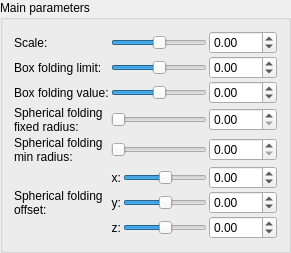
    <widget class="QGroupBox" name="groupBox">
     <property name="title">
      <string>Main parameters</string>
     </property>
     <layout class="QVBoxLayout" name="verticalLayout_2">
      <item>
       <layout class="QGridLayout" name="gridLayout">
        <property name="spacing">
         <number>2</number>
        </property>
        <item row="2" column="0">
         <widget class="QLabel" name="label_9">
          <property name="text">
           <string>Box folding value:</string>
          </property>
         </widget>
        </item>
        <item row="7" column="3">
         <widget class="QDoubleSpinBox" name="spinbox3_mandelbox_offset_z">
          <property name="prefix">
           <string/>
          </property>
          <property name="suffix">
           <string/>
          </property>
          <property name="decimals">
           <number>2</number>
          </property>
          <property name="minimum">
           <double>-100.000000000000000</double>
          </property>
          <property name="maximum">
           <double>100.000000000000000</double>
          </property>
          <property name="singleStep">
           <double>0.100000000000000</double>
          </property>
         </widget>
        </item>
        <item row="3" column="0">
         <widget class="QLabel" name="label_10">
          <property name="text">
           <string>Spherical folding
fixed radius:</string>
          </property>
         </widget>
        </item>
        <item row="6" column="1">
         <widget class="QLabel" name="label_116">
          <property name="sizePolicy">
           <sizepolicy hsizetype="Preferred" vsizetype="Preferred">
            <horstretch>0</horstretch>
            <verstretch>0</verstretch>
           </sizepolicy>
          </property>
          <property name="text">
           <string>y:</string>
          </property>
          <property name="alignment">
           <set>Qt::AlignRight|Qt::AlignTrailing|Qt::AlignVCenter</set>
          </property>
         </widget>
        </item>
        <item row="5" column="1">
         <widget class="QLabel" name="label_115">
          <property name="sizePolicy">
           <sizepolicy hsizetype="Preferred" vsizetype="Preferred">
            <horstretch>0</horstretch>
            <verstretch>0</verstretch>
           </sizepolicy>
          </property>
          <property name="text">
           <string>x:</string>
          </property>
          <property name="alignment">
           <set>Qt::AlignRight|Qt::AlignTrailing|Qt::AlignVCenter</set>
          </property>
         </widget>
        </item>
        <item row="1" column="0">
         <widget class="QLabel" name="label_8">
          <property name="text">
           <string>Box folding limit:</string>
          </property>
         </widget>
        </item>
        <item row="6" column="3">
         <widget class="QDoubleSpinBox" name="spinbox3_mandelbox_offset_y">
          <property name="prefix">
           <string/>
          </property>
          <property name="suffix">
           <string/>
          </property>
          <property name="decimals">
           <number>2</number>
          </property>
          <property name="minimum">
           <double>-100.000000000000000</double>
          </property>
          <property name="maximum">
           <double>100.000000000000000</double>
          </property>
          <property name="singleStep">
           <double>0.100000000000000</double>
          </property>
         </widget>
        </item>
        <item row="5" column="3">
         <widget class="QDoubleSpinBox" name="spinbox3_mandelbox_offset_x">
          <property name="prefix">
           <string/>
          </property>
          <property name="suffix">
           <string/>
          </property>
          <property name="decimals">
           <number>2</number>
          </property>
          <property name="minimum">
           <double>-100.000000000000000</double>
          </property>
          <property name="maximum">
           <double>100.000000000000000</double>
          </property>
          <property name="singleStep">
           <double>0.100000000000000</double>
          </property>
         </widget>
        </item>
        <item row="0" column="0">
         <widget class="QLabel" name="label_7">
          <property name="text">
           <string>Scale:</string>
          </property>
         </widget>
        </item>
        <item row="4" column="3">
         <widget class="QDoubleSpinBox" name="spinbox_mandelbox_folding_min_radius">
          <property name="prefix">
           <string/>
          </property>
          <property name="suffix">
           <string/>
          </property>
          <property name="decimals">
           <number>2</number>
          </property>
          <property name="maximum">
           <double>100.000000000000000</double>
          </property>
          <property name="singleStep">
           <double>0.100000000000000</double>
          </property>
         </widget>
        </item>
        <item row="1" column="3">
         <widget class="QDoubleSpinBox" name="spinbox_mandelbox_folding_limit">
          <property name="prefix">
           <string/>
          </property>
          <property name="suffix">
           <string/>
          </property>
          <property name="decimals">
           <number>2</number>
          </property>
          <property name="minimum">
           <double>-100.000000000000000</double>
          </property>
          <property name="maximum">
           <double>100.000000000000000</double>
          </property>
          <property name="singleStep">
           <double>0.100000000000000</double>
          </property>
         </widget>
        </item>
        <item row="2" column="3">
         <widget class="QDoubleSpinBox" name="spinbox_mandelbox_folding_value">
          <property name="prefix">
           <string/>
          </property>
          <property name="suffix">
           <string/>
          </property>
          <property name="decimals">
           <number>2</number>
          </property>
          <property name="minimum">
           <double>-100.000000000000000</double>
          </property>
          <property name="maximum">
           <double>100.000000000000000</double>
          </property>
          <property name="singleStep">
           <double>0.100000000000000</double>
          </property>
         </widget>
        </item>
        <item row="3" column="3">
         <widget class="QDoubleSpinBox" name="spinbox_mandelbox_folding_fixed_radius">
          <property name="prefix">
           <string/>
          </property>
          <property name="suffix">
           <string/>
          </property>
          <property name="decimals">
           <number>2</number>
          </property>
          <property name="maximum">
           <double>100.000000000000000</double>
          </property>
          <property name="singleStep">
           <double>0.100000000000000</double>
          </property>
         </widget>
        </item>
        <item row="4" column="0">
         <widget class="QLabel" name="label_11">
          <property name="text">
           <string>Spherical folding
min radius:</string>
          </property>
         </widget>
        </item>
        <item row="5" column="0" rowspan="3">
         <widget class="QLabel" name="label_12">
          <property name="text">
           <string>Spherical folding
offset:</string>
          </property>
         </widget>
        </item>
        <item row="7" column="1">
         <widget class="QLabel" name="label_117">
          <property name="sizePolicy">
           <sizepolicy hsizetype="Preferred" vsizetype="Preferred">
            <horstretch>0</horstretch>
            <verstretch>0</verstretch>
           </sizepolicy>
          </property>
          <property name="text">
           <string>z:</string>
          </property>
          <property name="alignment">
           <set>Qt::AlignRight|Qt::AlignTrailing|Qt::AlignVCenter</set>
          </property>
         </widget>
        </item>
        <item row="0" column="3">
         <widget class="QDoubleSpinBox" name="spinbox_mandelbox_scale">
          <property name="prefix">
           <string/>
          </property>
          <property name="suffix">
           <string/>
          </property>
          <property name="decimals">
           <number>2</number>
          </property>
          <property name="minimum">
           <double>-100.000000000000000</double>
          </property>
          <property name="maximum">
           <double>100.000000000000000</double>
          </property>
          <property name="singleStep">
           <double>0.100000000000000</double>
          </property>
         </widget>
        </item>
        <item row="5" column="2">
         <widget class="QSlider" name="slider3_mandelbox_offset_x">
          <property name="minimum">
           <number>-500</number>
          </property>
          <property name="maximum">
           <number>500</number>
          </property>
          <property name="singleStep">
           <number>1</number>
          </property>
          <property name="orientation">
           <enum>Qt::Horizontal</enum>
          </property>
         </widget>
        </item>
        <item row="6" column="2">
         <widget class="QSlider" name="slider3_mandelbox_offset_y">
          <property name="minimum">
           <number>-500</number>
          </property>
          <property name="maximum">
           <number>500</number>
          </property>
          <property name="singleStep">
           <number>1</number>
          </property>
          <property name="orientation">
           <enum>Qt::Horizontal</enum>
          </property>
         </widget>
        </item>
        <item row="7" column="2">
         <widget class="QSlider" name="slider3_mandelbox_offset_z">
          <property name="minimum">
           <number>-500</number>
          </property>
          <property name="maximum">
           <number>500</number>
          </property>
          <property name="singleStep">
           <number>1</number>
          </property>
          <property name="orientation">
           <enum>Qt::Horizontal</enum>
          </property>
         </widget>
        </item>
        <item row="4" column="1" colspan="2">
         <widget class="QSlider" name="slider_mandelbox_folding_min_radius">
          <property name="minimum">
           <number>0</number>
          </property>
          <property name="maximum">
           <number>500</number>
          </property>
          <property name="singleStep">
           <number>1</number>
          </property>
          <property name="orientation">
           <enum>Qt::Horizontal</enum>
          </property>
         </widget>
        </item>
        <item row="3" column="1" colspan="2">
         <widget class="QSlider" name="slider_mandelbox_folding_fixed_radius">
          <property name="minimum">
           <number>0</number>
          </property>
          <property name="maximum">
           <number>500</number>
          </property>
          <property name="singleStep">
           <number>1</number>
          </property>
          <property name="orientation">
           <enum>Qt::Horizontal</enum>
          </property>
         </widget>
        </item>
        <item row="2" column="1" colspan="2">
         <widget class="QSlider" name="slider_mandelbox_folding_value">
          <property name="minimum">
           <number>-5000</number>
          </property>
          <property name="maximum">
           <number>5000</number>
          </property>
          <property name="singleStep">
           <number>1</number>
          </property>
          <property name="orientation">
           <enum>Qt::Horizontal</enum>
          </property>
         </widget>
        </item>
        <item row="1" column="1" colspan="2">
         <widget class="QSlider" name="slider_mandelbox_folding_limit">
          <property name="minimum">
           <number>-5000</number>
          </property>
          <property name="maximum">
           <number>5000</number>
          </property>
          <property name="singleStep">
           <number>1</number>
          </property>
          <property name="orientation">
           <enum>Qt::Horizontal</enum>
          </property>
         </widget>
        </item>
        <item row="0" column="1" colspan="2">
         <widget class="QSlider" name="slider_mandelbox_scale">
          <property name="minimum">
           <number>-500</number>
          </property>
          <property name="maximum">
           <number>500</number>
          </property>
          <property name="singleStep">
           <number>1</number>
          </property>
          <property name="orientation">
           <enum>Qt::Horizontal</enum>
          </property>
         </widget>
        </item>
       </layout>
      </item>
     </layout>
    </widget>
